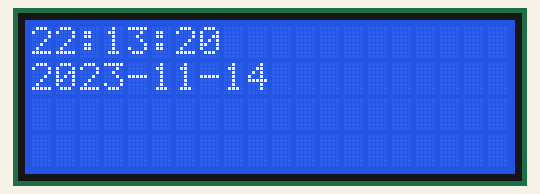
Recording of a sketch running on a simulated Arduino Uno, built with avr-gcc and run on an emulated ATmega328P. Shown: 20×4 character LCD. The local clock reads 2024-03-15 10:24:30 at power-on unless the sketch sets it; what the sketch prints to the serial monitor is not drawn.

Above: at 0.8 s.
At 18.3 s:
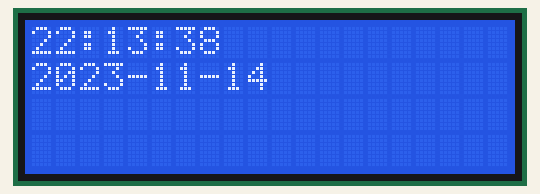
At 24.1 s:
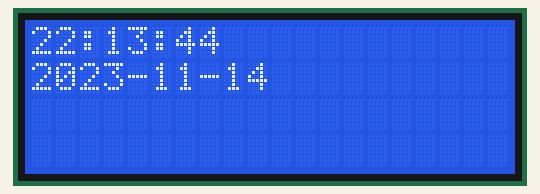
At 26.3 s:
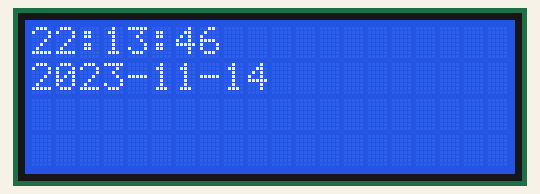
At 34.3 s:
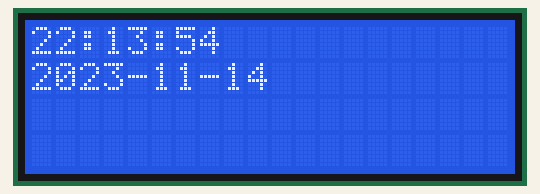
At 37.2 s:
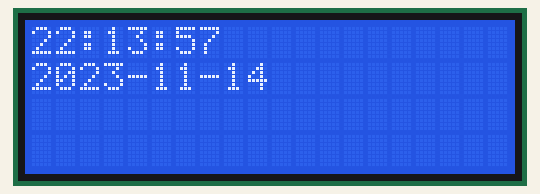

Measured:
- what the display in image 0 shows lasts 0.8 s, from 0.7 s to 1.5 s
- what the display in image 2 shows lasts 1.4 s, from 24.1 s to 25.5 s

The sketch:

prg_rtc.ino
```cpp
#include <Wire.h>
#include <LiquidCrystal_I2C.h>
#include <EEPROM.h>
#include "RTClib.h"
//===========================================>
RTC_DS1307 rtc;
//===========================================>
LiquidCrystal_I2C lcd(0x27, 20, 4);
//===========================================>
void setup()
{
  //============================>
  Serial.begin(9600);
  //============================>
  lcd.begin();
  //=============================>
  lcd.backlight();
  //=============================>
   if (!rtc.begin()) {
    Serial.println("Couldn't find RTC");
    while (1);
  }

  rtc.adjust(DateTime(F(__DATE__), F(__TIME__)));

}
//==================================================>
String getJam(){
  DateTime now = rtc.now();
  return String(now.hour()) + ":" + String(now.minute()) + ":" + String(now.second());
}

String getTanggal(){
  DateTime now = rtc.now();
  return String(now.year()) + "-" + String(now.month()) + "-" + String(now.day());
}


//=================================================>
unsigned long tmlcd = millis();

void lcdShow(){
  //=================================================>
  if( (millis()-tmlcd) > 700 ){
    //=================================================>
    lcd.clear();
    //=================================================>
    lcd.setCursor(0,0);
    lcd.print(getJam()) ;
    lcd.setCursor(0,1);
    lcd.print(getTanggal());
    tmlcd = millis();
  }
}
//=================================================>

unsigned long tmSend = millis();

void loop()
{
  //=================================================>
  lcdShow();
  //==============================================>
  if( (millis()-tmSend) > 1000 ){
    String data = String( getTanggal() + "," + getJam() + "," );
    Serial.println();Serial.println();
    Serial.println("=================");
    Serial.println(data);
    tmSend = millis();
  }
  delay(10);
}
```
